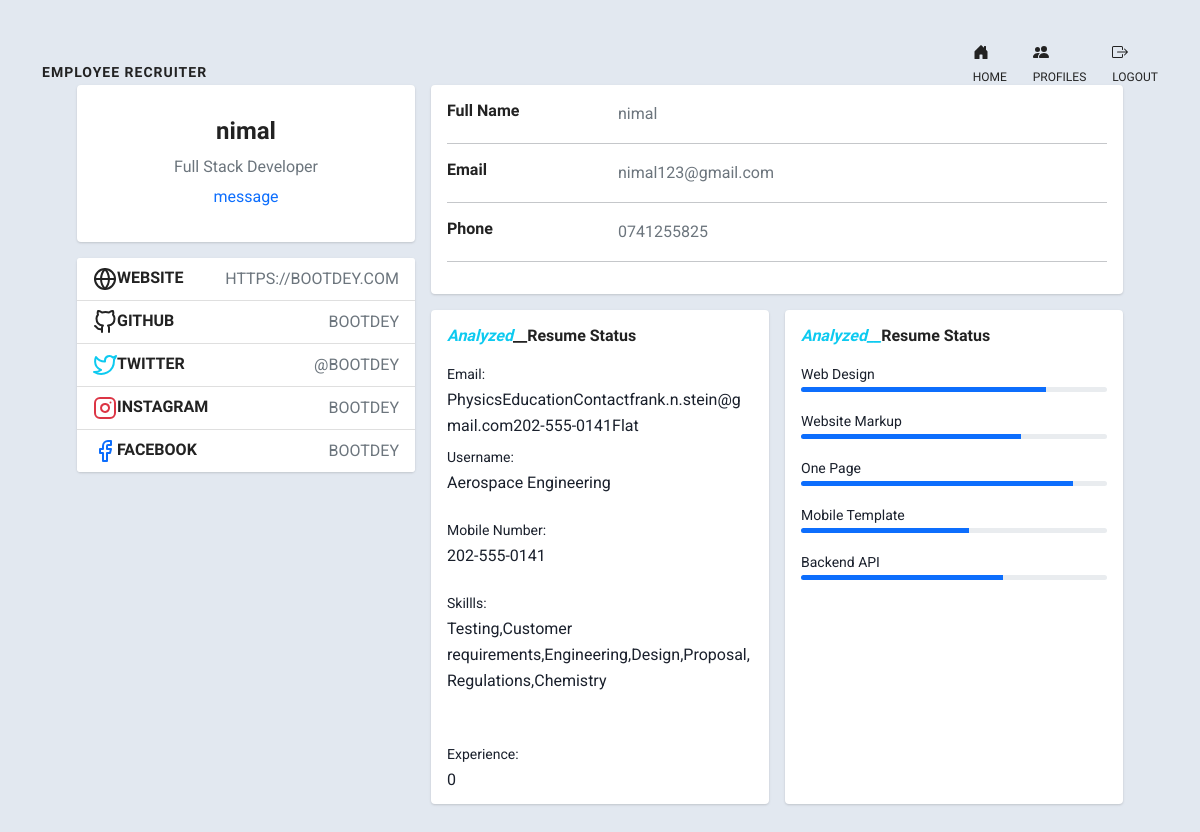
The page /profiles/nimal (signed in) on the database its author committed.
### app.py (models this page shows, shortened)
class User(UserMixin, db.Model):
    id = db.Column(db.Integer, primary_key=True)
    username = db.Column(db.String(15),unique=True)
    email = db.Column(db.String(50),unique=True)
    password = db.Column(db.String(80))
    image_file = db.Column(db.String(20), nullable=False, default="download.jpg")
    phonenumber = db.Column(db.String(50),unique=True)
    address = db.Column(db.String(50),unique=True)
    usertype = db.Column(db.String(50),unique=True)
    messages_sent = db.relationship(
        'Message',
        foreign_keys='Message.sender_id',
        backref='author',
        lazy='dynamic')
    messages_received = db.relationship(
        'Message',
        foreign_keys='Message.recipient_id',
        backref='recipient',
        lazy='dynamic')
    last_message_read_time = db.Column(db.DateTime)

class Cv(UserMixin, db.Model):
    id = db.Column(db.Integer, primary_key=True)
    username= db.Column(db.String(150),unique=True)
    cvemail = db.Column(db.String(150),unique=True)
    cvname = db.Column(db.String(50),unique=True)
    phonenumber = db.Column(db.String(14),unique=True)
    skills = db.Column(db.String(),unique=True)
    degree = db.Column(db.String(),unique=True)
    experience =db.Column(db.String(),unique=True)
    file = db.Column(db.String(150),unique=True)
    predicted = db.Column(db.String(),unique=True)

### app.py (the view)
@app.route('/profiles/<username>',methods=["GET", "POST"])
@login_required
def view(username):
    user= User.query.filter_by(username=username).first()
    cuser= Cv.query.filter_by(username=username).first()
    return render_template("pdf.html",user=user,cuser=cuser)

### app.py (called while the page is built)
@login_manager.user_loader
def load_user(user_id):
    return User.query.get(int(user_id))

### templates/pdf.html (shortened to what this page needs)
{% extends "base.html" %}
{% block content %}
<header class="header-content">
  <nav class="navbar navbar-expand-lg navbar-light">
     <div class="container">
      <a class="navbar-brand logo" href="#">Employee recruiter</a>
        <div class="collapse navbar-collapse" id="navbarCollapse">
           <ul class="navbar-nav main">
              <li class="nav-item">
                 <a href="{{ url_for('index') }}" class="nav-link"> <br>Home</a>
              </li>
          <li class="nav-item">
           <a href="{{ url_for('profiles') }}" class="nav-link"><br>Profiles</a>
        </li>
        <li class="nav-item">
          <a href="{{ url_for('logout') }}" class="nav-link"><br>Logout</a>
       </li>
       </ul>
        </div>
     </div>
  </nav>
</header>
<div class="container">
  <div class="main-body">
        <div class="row gutters-sm">
          <div class="col-md-4 mb-3">
            <div class="card">
              <div class="card-body">
                <div class="d-flex flex-column align-items-center text-center">
                  <div class="mt-3">
                    <h4>{{user.username}}</h4>
                    <p class="text-secondary mb-1">Full Stack Developer</p>
                    {% if user != current_user %}
                      <p>
                          <a href=" {{ url_for('send_message', recipient=user.username) }} ">
                               message
                          </a>
                      </p>
                  {% endif %}
                  </div>
                </div>
              </div>
            </div>
            <div class="card mt-3">
              <ul class="list-group list-group-flush">
                <li class="list-group-item d-flex justify-content-between align-items-center flex-wrap">
                  <h6 class="mb-0">Website</h6>
                  <span class="text-secondary">https://bootdey.com</span>
                </li>
                <li class="list-group-item d-flex justify-content-between align-items-center flex-wrap">
                  <h6 class="mb-0">Github</h6>
                  <span class="text-secondary">bootdey</span>
                </li>
                <li class="list-group-item d-flex justify-content-between align-items-center flex-wrap">
                  <h6 class="mb-0">Twitter</h6>
                  <span class="text-secondary">@bootdey</span>
                </li>
                <li class="list-group-item d-flex justify-content-between align-items-center flex-wrap">
                  <h6 class="mb-0">Instagram</h6>
                  <span class="text-secondary">bootdey</span>
                </li>
                <li class="list-group-item d-flex justify-content-between align-items-center flex-wrap">
                  <h6 class="mb-0">Facebook</h6>
                  <span class="text-secondary">bootdey</span>
                </li>
              </ul>
            </div>
          </div>
          <div class="col-md-8">
            <div class="card mb-3">
              <div class="card-body">
                <div class="row">
                  <div class="col-sm-3">
                    <h6 class="mb-0">Full Name</h6>
                  </div>
                  <div class="col-sm-9 text-secondary">
                   {{user.username}}
                  </div>
                </div>
                <hr>
                <div class="row">
                  <div class="col-sm-3">
                    <h6 class="mb-0">Email</h6>
                  </div>
                  <div class="col-sm-9 text-secondary">
                    {{user.email}}
                  </div>
                </div>
                <hr>
                <div class="row">
                  <div class="col-sm-3">
                    <h6 class="mb-0">Phone</h6>
                  </div>
                  <div class="col-sm-9 text-secondary">
                    {{user.phonenumber}}
                  </div>
                </div>
                <hr>
              </div>
            </div>
            <div class="row gutters-sm">
              <div class="col-sm-6 mb-3">
                <div class="card h-100">
                  <div class="card-body">
                    <h6 class="d-flex align-items-center mb-3"><i class="material-icons text-info mr-2">Analyzed</i>__Resume Status</h6>
                    <small>Email:</small>
                    <div class="mb-0" style="height: 5px">
                      {{cuser.cvemail}}
                    </div>
                    <br>
                    <br>
                    <small>Username:</small>
                    <div class="mb-3" style="height: 5px">
                     {{cuser.cvname}}
                    </div>
                    <br>
                    <small>Mobile Number:</small>
                    <div class="mb-3" style="height: 5px">
                      {{cuser.phonenumber}}
                    </div>
                    <br>
                    <small>Skillls:</small>
                    <div class="mb-3" style="height: 5px">
                      {{cuser.skills}}
                    </div>
                    <br>
                    <br>
                    <br>
                    <br>
                    <small>Experience:</small>
                    <div class="mb-3" style="height: 5px">
                      {{cuser.experience}}
                    </div>
                  </div>
                </div>
              </div>
              <div class="col-sm-6 mb-3">
                <div class="card h-100">
                  <div class="card-body">
                    <h6 class="d-flex align-items-center mb-3"><i class="material-icons text-info mr-2">Analyzed__</i>Resume Status</h6>
                    <small>Web Design</small>
                    <div class="progress mb-3" style="height: 5px">
                      <div class="progress-bar bg-primary" role="progressbar" style="width: 80%" aria-valuenow="80" aria-valuemin="0" aria-valuemax="100"></div>
                    </div>
                    <small>Website Markup</small>
                    <div class="progress mb-3" style="height: 5px">
                      <div class="progress-bar bg-primary" role="progressbar" style="width: 72%" aria-valuenow="72" aria-valuemin="0" aria-valuemax="100"></div>
                    </div>
                    <small>One Page</small>
                    <div class="progress mb-3" style="height: 5px">
                      <div class="progress-bar bg-primary" role="progressbar" style="width: 89%" aria-valuenow="89" aria-valuemin="0" aria-valuemax="100"></div>
                    </div>
                    <small>Mobile Template</small>
                    <div class="progress mb-3" style="height: 5px">
                      <div class="progress-bar bg-primary" role="progressbar" style="width: 55%" aria-valuenow="55" aria-valuemin="0" aria-valuemax="100"></div>
                    </div>
                    <small>Backend API</small>
                    <div class="progress mb-3" style="height: 5px">
                      <div class="progress-bar bg-primary" role="progressbar" style="width: 66%" aria-valuenow="66" aria-valuemin="0" aria-valuemax="100"></div>
                    </div>
                  </div>
                </div>
              </div>
            </div>
          </div>
        </div>
      </div>
  </div>
{% endblock %}

### static/css/style.css (style rules this page uses)
* { -webkit-box-sizing: border-box; -moz-box-sizing: border-box; -ms-box-sizing: border-box; -o-box-sizing: border-box; box-sizing: border-box; }
html { width: 100%; height: 100%; overflow: scroll; }
.navbar-nav { margin-left: auto; }
body { font-size: 16px; font-weight: normal !important; font-family: "Roboto", sans-serif; line-height: 26px; color: #222; }
a { border: none; text-decoration: none; -webkit-transition: all 300ms ease-in-out; -moz-transition: all 300ms ease-in-out; -ms-transition: all 300ms ease-in-out; -o-transition: all 300ms ease-in-out; transition: all 300ms ease-in-out; }
h1, h2, h3, h4, h5, h6 { color: #222; font-weight: bold; font-family: "Raleway", sans-serif; }
ul, li { list-style: none; margin: 0px; padding: 0px; }
.mb-0 { margin-bottom: 0px; }
header.header-content { position: absolute; width: 100%; padding-top: 30px; padding-bottom: 20px; top: 0; z-index: 999; }
nav .navbar-brand.logo { color: #fff; text-transform: uppercase; letter-spacing: 1px; font-size: 14px; padding-top: 20px; font-weight: 600; font-family: "Raleway", sans-serif; }
nav.navbar .nav-item { padding: 0 13px 0 13px; font-family: "Raleway", sans-serif; color: #fff; }
nav.navbar ul.navbar-nav li.nav-item a.nav-link { font-size: 12px; font-weight: 500; color: #fff; padding: 0; position: relative; text-transform: uppercase; }
nav.navbar .nav-item:first-child { padding-left: 0; }
nav.navbar .nav-item:last-child { padding-right: 0; }
li.list-group-item { text-transform: uppercase; }

### templates/pdf.html (style rules this page uses)
nav .navbar-brand.logo { color: #222; }
nav.navbar .nav-item { padding: 0 13px 0 13px; font-family: "Raleway", sans-serif; color: #222; }
nav.navbar ul.navbar-nav li.nav-item a.nav-link { font-size: 12px; font-weight: 500; color: #222; padding: 0; position: relative; text-transform: uppercase; }
body { margin-top:50px; color: #1a202c; text-align: left; background-color: #e2e8f0; }
.main-body { padding: 35px; }
.card { box-shadow: 0 1px 3px 0 rgba(0,0,0,.1), 0 1px 2px 0 rgba(0,0,0,.06); }
.card { position: relative; display: flex; flex-direction: column; min-width: 0; word-wrap: break-word; background-color: #fff; background-clip: border-box; border: 0 solid rgba(0,0,0,.125); border-radius: .25rem; }
.card-body { flex: 1 1 auto; min-height: 1px; padding: 1rem; }
.gutters-sm { margin-right: -8px; margin-left: -8px; }
.gutters-sm>.col, .gutters-sm>[class*=col-] { padding-right: 8px; padding-left: 8px; }
.mb-3, .my-3 { margin-bottom: 1rem!important; }
.h-100 { height: 100%!important; }

### rows shown on the page
User: username "nimal", email "nimal123@gmail.com", phonenumber "0741255825"
Cv: cvemail "PhysicsEducationContactfrank.n.stein@gmail.com202-555-0141Flat", cvname "Aerospace Engineering", phonenumber "202-555-0141", skills "Testing,Customer requirements,Engineering,Design,Proposal,Regulations,Chemistry", experience "0"
